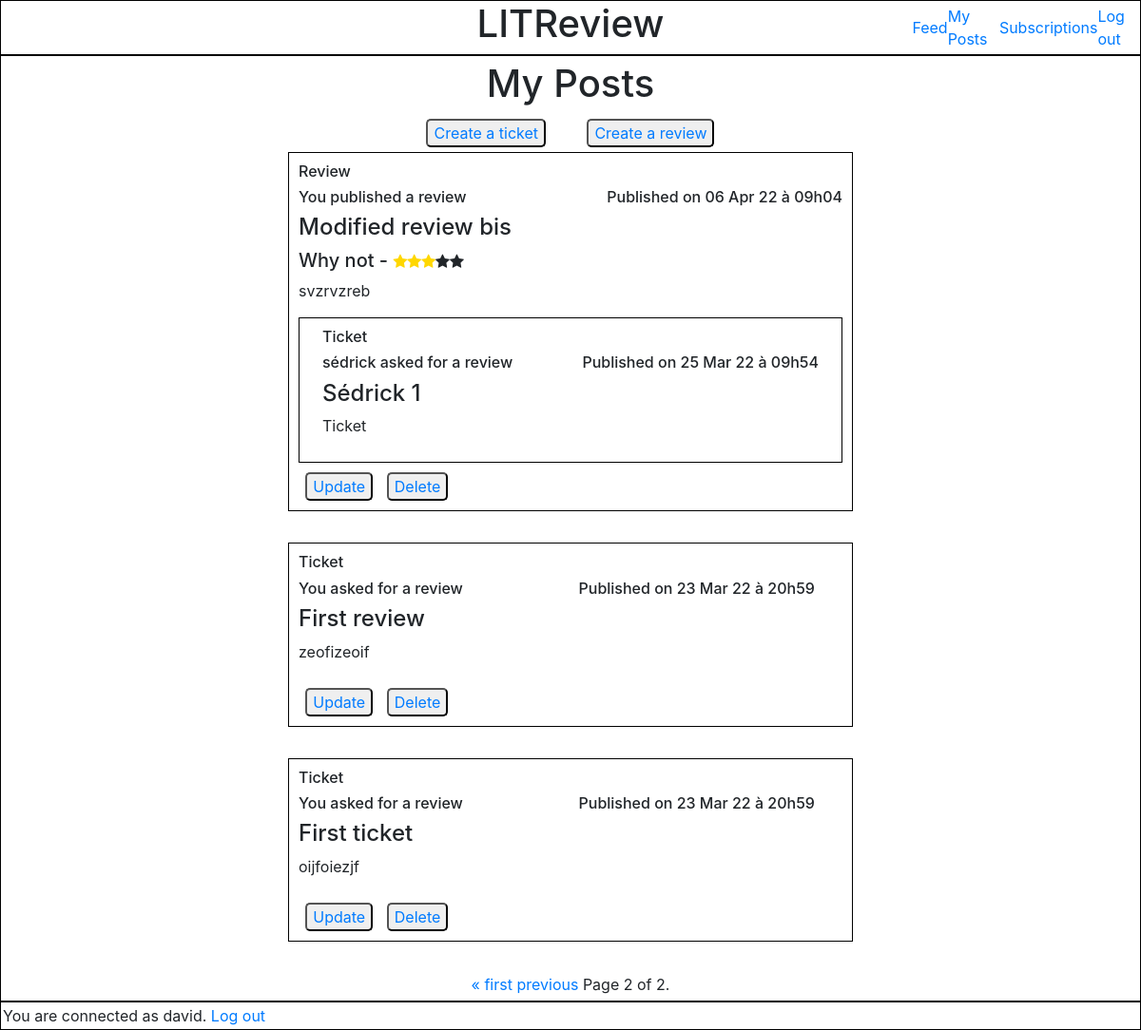
The page /my_posts_page/?page=2 (signed in) on the database its author committed.
### feedapp/models.py (models this page shows, shortened)
class Review(models.Model):
    ticket = models.ForeignKey(to=Ticket, null=True, on_delete=models.CASCADE)
    rating = models.PositiveSmallIntegerField(validators=[MinValueValidator(0), MaxValueValidator(5)])
    user = models.ForeignKey(settings.AUTH_USER_MODEL, on_delete=models.CASCADE)
    headline = models.CharField(max_length=128)
    body = models.TextField(max_length=8192)
    time_created = models.DateTimeField(auto_now_add=True)

class Ticket(models.Model):
    title = models.CharField(max_length=128)
    description = models.CharField(max_length=2048, blank=True)
    user = models.ForeignKey(settings.AUTH_USER_MODEL, on_delete=models.CASCADE)
    image = models.ImageField(null=True, blank=True)
    time_created = models.DateTimeField(auto_now_add=True)
    IMAGE_MAX_SIZE = (100, 100)

### authentication/models.py (models this page shows)
class User(AbstractUser):
    username = models.CharField(max_length=20, unique=True)
    USERNAME_FIELD = 'username'

### feedapp/views.py (the view)
# urls.py: path('my_posts_page/', my_posts_page, name='my_posts_page'),
@login_required
def my_posts_page(request):
    tickets = models.Ticket.objects.filter(user=request.user)
    reviews = models.Review.objects.filter(user=request.user)
    tickets = tickets.annotate(content_type=Value('TICKET', CharField()))
    reviews = reviews.annotate(content_type=Value('REVIEW', CharField()))
    posts = sorted(chain(tickets, reviews), key=lambda post: post.time_created, reverse=True)
    paginator = Paginator(posts, 5)
    page_number = request.GET.get('page')
    page_obj = paginator.get_page(page_number)
    return render(request, 'feedapp/my_posts_page.html', context={'page_obj': page_obj})

### feedapp/templatetags/feedapp_extras.py (called while the page is built)
@register.filter
def get_posted_at_display(posted_at):
    seconds_ago = (timezone.now() - posted_at).total_seconds()
    if seconds_ago <= HOUR:
        return f'Published {int(seconds_ago // MINUTE)} minutes ago.'
    elif seconds_ago <= DAY:
        return f'Published {int(seconds_ago // HOUR)} hours ago.'
    return f'Published on {posted_at.strftime("%d %b %y à %Hh%M")}'

@register.simple_tag(takes_context=True)
def get_poster_display(context, user):
    if user == context['user']:
        return 'You'
    return user.username

### feedapp/templates/feedapp/my_posts_page.html (shortened to what this page needs)
{% extends 'base.html' %}
{% load static %}
{% load feedapp_extras %}
    {% block content %}
        <div class="main_content">
            <h1>My Posts</h1>
            <div class="main_content_buttons">
                <button type="button" class="button_review_ticket"><a href="{% url 'create_ticket' %}">Create a ticket</a></button>
                <button type="button" class="button_review_ticket"><a href="{% url 'create_review' %}">Create a review</a></button>
            </div>
            {% for post in page_obj %}
                <div class="post">
                    {% if post.content_type == 'TICKET' %}
                        {% include 'feedapp/partials/ticket_snippet.html' with ticket=post %}
                            <div class="main_content_buttons">
                                <button type="submit" class="button_delete_update"><a href="{% url 'ticket_update' post.id %}">Update</a></button>
                                <button type="submit" class="button_delete_update"><a href="{% url 'delete_ticket_page' post.id %}">Delete</a> </button>
                            </div>
                    {% elif post.content_type == 'REVIEW' %}
                        {% include 'feedapp/partials/review_snippet.html' with review=post %}
                            <div class="main_content_buttons">
                                <button type="submit"class="button_delete_update"><a href="{% url 'review_update' post.id %}">Update</a></button>
                                <button type="submit" class="button_delete_update"><a href="{% url 'delete_review_page' post.id %}">Delete</a> </button>
                            </div>
                    {% endif %}
                </div>
            {% endfor %}
            <span>
            {% if page_obj.has_previous %}
                <a href="?page=1">« first</a>
                <a href="?page={{ page_obj.previous_page_number }}">previous</a>
            {% endif %}
            <span>
                Page {{ page_obj.number }} of {{ page_obj.paginator.num_pages }}.
            </span>
            </span>
        </div>
    {% endblock content %}

### templates/base.html (shortened to what this page needs)
<!DOCTYPE html>
<html lang="en">
<head>
    {% load static %}
    <link rel="stylesheet" href="{% static 'style.css' %}">
    <link rel="stylesheet" href="https://cdn.jsdelivr.net/npm/bootstrap@4.3.1/dist/css/bootstrap.min.css">
    <link rel="stylesheet" href="https://cdnjs.cloudflare.com/ajax/libs/font-awesome/4.7.0/css/font-awesome.min.css">
</head>
<body>
    <header class="base_header">
        <div id="header_spaceholder"></div>
        <div class="header_h1"><h1>LITReview</h1></div>
      <nav>
          <a href="{% url 'home_page' %}">Feed</a>
          <a href="{% url 'my_posts_page' %}">My Posts</a>
          <a href="{% url 'subscription_page' %}">Subscriptions</a>
          {% if user.is_authenticated %}
            <a href="{% url 'logout_page' %}">Log out</a>
          {% endif %}
      </nav>
    </header>
  {% block content %} {% endblock content %}
  {% if user.is_authenticated %}
    <footer>You are connected as {{ user }}. <a href="{% url 'logout_page' %}">Log out</a></footer>
  {% endif %}
</body>
</html>

### feedapp/templates/feedapp/partials/review_snippet.html (shortened to what this page needs)
{% load static %}
{% load feedapp_extras %}
<div class="review">
    <h6>Review</h6>
    <div class="review_info">
        <h6>{% get_poster_display review.user%} published a review</h6>
        <h6>{{ review.time_created|get_posted_at_display }}</h6>
    </div>
    <h4>{{ review.headline }}</h4>
    <div class="review_rating">
        {% if review.rating == 5 %}
            <h5>Extraordinary -&nbsp </h5>
            <i class="fa fa-star checked"></i>
            <i class="fa fa-star checked"></i>
            <i class="fa fa-star checked"></i>
            <i class="fa fa-star checked"></i>
            <i class="fa fa-star checked"></i>
        {% elif review.rating == 3 %}
            <h5>Why not -&nbsp </h5>
            <i class="fa fa-star checked"></i>
            <i class="fa fa-star checked"></i>
            <i class="fa fa-star checked"></i>
            <i class="fa fa-star"></i>
            <i class="fa fa-star"></i>
        {% endif %}
    </div>
    <p>{{ review.body }}</p>
    <div class="ticket_area">
        {% if review.ticket %}
            {% include 'feedapp/partials/ticket_snippet.html' with ticket=review.ticket %}
        {% endif %}
    </div>
</div>

### feedapp/templates/feedapp/partials/ticket_snippet.html (shortened to what this page needs)
{% load static %}
{% load feedapp_extras %}
<div class="ticket">
    <h6>Ticket</h6>
    <div class="ticket_info">
        <h6>{% get_poster_display ticket.user %} asked for a review</h6>
        <h6>{{ ticket.time_created|get_posted_at_display }}</h6>
    </div>
    <h4>{{ ticket.title }}</h4>
    <p>{{ ticket.description }}</p>
</div>

### static/style.css (style rules this page uses)
.base_header { border: 1px black solid; display: flex; justify-content: center; }
.base_header nav { display: flex; flex: 0.3; justify-content: space-around; align-items: center; text-decoration: none; }
.base_header #header_spaceholder { flex: 0.3; }
.base_header .header_h1 { display: flex; flex: 0.9; justify-content: center; align-items: center; }
.main_content { border: 1px black solid; display: flex; flex-direction: column; justify-content: center; align-items: center; padding: 5px; min-height: 690px; }
.main_content h1 { text-align: center; }
.main_content button { border-radius: 5px; }
.main_content .main_content_buttons { display: flex; justify-content: space-around; align-items: center; width: 30%; padding: 5px; }
.main_content .ticket_area { width: 50%; display: flex; flex-direction: column; align-items: center; border: 1px black solid; padding: 5px; }
.main_content .post { border: 1px black solid; width: 50%; padding: 5px; }
.checked { color: gold; }
.review { display: flex; flex-direction: column; width: 100%; padding: 5px; }
.review .review_info { display: flex; justify-content: space-between; }
.review .review_rating { display: flex; justify-content: flex-start; align-items: baseline; }
.review .ticket_area { width: 100%; display: flex; flex-direction: column; align-items: center; }
.ticket { display: flex; flex-direction: column; width: 95%; padding: 5px; }
.ticket .ticket_info { display: flex; justify-content: space-between; }
footer { border: 1px black solid; display: flex; width: 100%; padding: 2px; }

### rows shown on the page
Review: user "You", time_created|get_posted_at_display "Published on 06 Apr 22 à 09h04", headline "Modified review bis", rating "Why not -", body "svzrvzreb"
Ticket: user.username "sédrick", time_created|get_posted_at_display "Published on 25 Mar 22 à 09h54", title "Sédrick 1", description "Ticket"
Ticket: user "You", time_created|get_posted_at_display "Published on 23 Mar 22 à 20h59", title "First review", description "zeofizeoif"
Ticket: user "You", time_created|get_posted_at_display "Published on 23 Mar 22 à 20h59", title "First ticket", description "oijfoiezjf"
User: username "david"

### other values the page prints
{{ page_obj.number }} "2"
{{ page_obj.paginator.num_pages }} "2"
